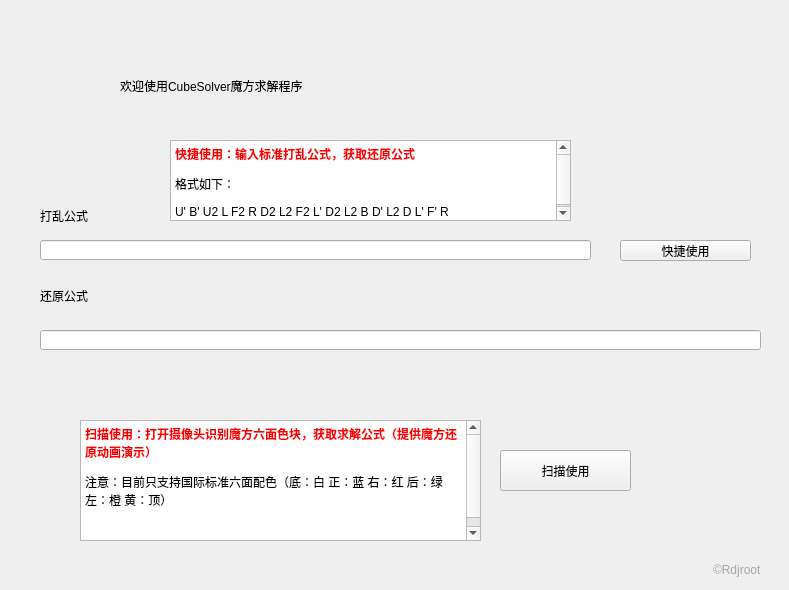
<?xml version="1.0" encoding="UTF-8"?>
<ui version="4.0">
 <class>Welcome</class>
 <widget class="QWidget" name="Welcome">
  <property name="geometry">
   <rect>
    <x>0</x>
    <y>0</y>
    <width>789</width>
    <height>590</height>
   </rect>
  </property>
  <property name="windowTitle">
   <string>Form</string>
  </property>
  <widget class="QLabel" name="label">
   <property name="geometry">
    <rect>
     <x>120</x>
     <y>0</y>
     <width>551</width>
     <height>171</height>
    </rect>
   </property>
   <property name="styleSheet">
    <string notr="true">font: 24pt &quot;微软雅黑&quot;;</string>
   </property>
   <property name="text">
    <string>欢迎使用CubeSolver魔方求解程序</string>
   </property>
  </widget>
  <widget class="QTextBrowser" name="textBrowser">
   <property name="geometry">
    <rect>
     <x>170</x>
     <y>140</y>
     <width>401</width>
     <height>81</height>
    </rect>
   </property>
   <property name="html">
    <string>&lt;!DOCTYPE HTML PUBLIC &quot;-//W3C//DTD HTML 4.0//EN&quot; &quot;http://www.w3.org/TR/REC-html40/strict.dtd&quot;&gt;
&lt;html&gt;&lt;head&gt;&lt;meta name=&quot;qrichtext&quot; content=&quot;1&quot; /&gt;&lt;style type=&quot;text/css&quot;&gt;
p, li { white-space: pre-wrap; }
&lt;/style&gt;&lt;/head&gt;&lt;body style=&quot; font-family:'SimSun'; font-size:9pt; font-weight:400; font-style:normal;&quot;&gt;
&lt;p style=&quot; margin-top:12px; margin-bottom:12px; margin-left:0px; margin-right:0px; -qt-block-indent:0; text-indent:0px;&quot;&gt;&lt;span style=&quot; font-weight:600; color:#ff0000;&quot;&gt;快捷使用：输入标准打乱公式，获取还原公式&lt;/span&gt;&lt;/p&gt;
&lt;p style=&quot; margin-top:12px; margin-bottom:12px; margin-left:0px; margin-right:0px; -qt-block-indent:0; text-indent:0px;&quot;&gt;格式如下：&lt;/p&gt;
&lt;p style=&quot; margin-top:12px; margin-bottom:12px; margin-left:0px; margin-right:0px; -qt-block-indent:0; text-indent:0px;&quot;&gt;U' B' U2 L F2 R D2 L2 F2 L' D2 L2 B D' L2 D L' F' R&lt;/p&gt;&lt;/body&gt;&lt;/html&gt;</string>
   </property>
  </widget>
  <widget class="QPushButton" name="pushButton">
   <property name="geometry">
    <rect>
     <x>620</x>
     <y>240</y>
     <width>131</width>
     <height>21</height>
    </rect>
   </property>
   <property name="text">
    <string>快捷使用</string>
   </property>
  </widget>
  <widget class="QTextBrowser" name="textBrowser_2">
   <property name="geometry">
    <rect>
     <x>80</x>
     <y>420</y>
     <width>401</width>
     <height>121</height>
    </rect>
   </property>
   <property name="html">
    <string>&lt;!DOCTYPE HTML PUBLIC &quot;-//W3C//DTD HTML 4.0//EN&quot; &quot;http://www.w3.org/TR/REC-html40/strict.dtd&quot;&gt;
&lt;html&gt;&lt;head&gt;&lt;meta name=&quot;qrichtext&quot; content=&quot;1&quot; /&gt;&lt;style type=&quot;text/css&quot;&gt;
p, li { white-space: pre-wrap; }
&lt;/style&gt;&lt;/head&gt;&lt;body style=&quot; font-family:'SimSun'; font-size:9pt; font-weight:400; font-style:normal;&quot;&gt;
&lt;p style=&quot; margin-top:12px; margin-bottom:12px; margin-left:0px; margin-right:0px; -qt-block-indent:0; text-indent:0px;&quot;&gt;&lt;span style=&quot; font-weight:600; color:#ff0000;&quot;&gt;扫描使用：打开摄像头识别魔方六面色块，获取求解公式（提供魔方还原动画演示）&lt;/span&gt;&lt;/p&gt;
&lt;p style=&quot; margin-top:12px; margin-bottom:12px; margin-left:0px; margin-right:0px; -qt-block-indent:0; text-indent:0px;&quot;&gt;注意：目前只支持国际标准六面配色（底：白 正：蓝 右：红 后：绿 左：橙 黄：顶）&lt;/p&gt;
&lt;p style=&quot; margin-top:12px; margin-bottom:12px; margin-left:0px; margin-right:0px; -qt-block-indent:0; text-indent:0px;&quot;&gt;&lt;span style=&quot; font-weight:600;&quot;&gt;&lt;br /&gt;&lt;/span&gt;&lt;/p&gt;&lt;/body&gt;&lt;/html&gt;</string>
   </property>
  </widget>
  <widget class="QPushButton" name="pushButton_2">
   <property name="geometry">
    <rect>
     <x>500</x>
     <y>450</y>
     <width>131</width>
     <height>41</height>
    </rect>
   </property>
   <property name="text">
    <string>扫描使用</string>
   </property>
  </widget>
  <widget class="QLineEdit" name="lineEdit">
   <property name="geometry">
    <rect>
     <x>40</x>
     <y>240</y>
     <width>551</width>
     <height>20</height>
    </rect>
   </property>
  </widget>
  <widget class="QLabel" name="label_2">
   <property name="geometry">
    <rect>
     <x>40</x>
     <y>200</y>
     <width>81</width>
     <height>31</height>
    </rect>
   </property>
   <property name="styleSheet">
    <string notr="true">font: 14pt &quot;微软雅黑&quot;;</string>
   </property>
   <property name="text">
    <string>打乱公式</string>
   </property>
  </widget>
  <widget class="QLineEdit" name="lineEdit_2">
   <property name="geometry">
    <rect>
     <x>40</x>
     <y>330</y>
     <width>721</width>
     <height>20</height>
    </rect>
   </property>
  </widget>
  <widget class="QLabel" name="label_3">
   <property name="geometry">
    <rect>
     <x>40</x>
     <y>270</y>
     <width>141</width>
     <height>51</height>
    </rect>
   </property>
   <property name="styleSheet">
    <string notr="true">font: 14pt &quot;微软雅黑&quot;;</string>
   </property>
   <property name="text">
    <string>还原公式</string>
   </property>
  </widget>
  <widget class="QLabel" name="label_4">
   <property name="geometry">
    <rect>
     <x>713</x>
     <y>560</y>
     <width>61</width>
     <height>20</height>
    </rect>
   </property>
   <property name="styleSheet">
    <string notr="true">font: 10pt &quot;幼圆&quot;;
color: rgb(168, 168, 168);</string>
   </property>
   <property name="text">
    <string>©Rdjroot</string>
   </property>
  </widget>
 </widget>
 <resources/>
 <connections/>
</ui>
